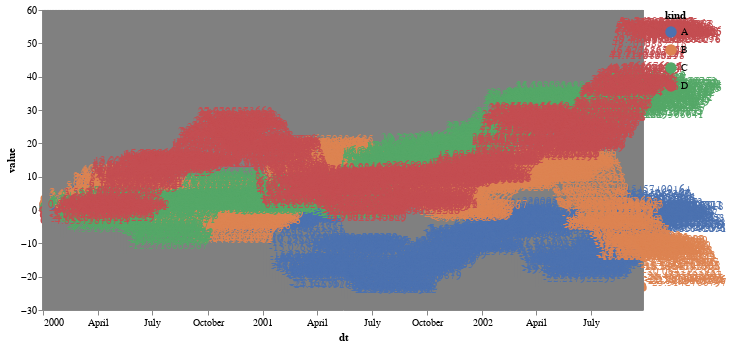

Notebook code for this chart:
### Code cell
# Create a selection that chooses the nearest point & selects based on x-value
nearest = altair.selection_point(nearest=True, on='mouseover', fields=['dt'])


c = altair.Chart(ts).mark_line().encode(
    x='dt',
    y='value',
    color=altair.Color('kind', scale=altair.Scale(range=cp.as_hex()))
)

# Transparent selectors across the chart. This is what tells us
# the x-value of the cursor
selectors = altair.Chart(ts).mark_point().encode(
    x='dt',
    opacity=altair.value(0),
).add_params(
    nearest
)

# Draw points on the line, and highlight based on selection
points = c.mark_point().encode(
    opacity=altair.condition(nearest, altair.value(1), altair.value(0))
)

# Draw text labels near the points, and highlight based on selection
text = c.mark_text(align='left', dx=5, dy=-5).encode(
    text=altair.condition(nearest, 'value', altair.value(' '))
)

# Draw a rule at the location of the selection
rules = altair.Chart(ts).mark_rule(color='gray').encode(
    x='dt',
).transform_filter(
    nearest
)

# Put the five layers into a chart and bind the data
altair.layer(
    c, selectors, points, rules, text
).properties(
    width=600, height=300
)

### Figure 1 — Vega-Lite specification as saved in the notebook (floating-point values rounded to 4 significant figures; data arrays with more than 128 entries replaced by an {"elided": "..."} marker saying what was removed)
{"config": {"view": {"continuousWidth": 300, "continuousHeight": 300}}, "layer": [{"mark": {"type": "line"}, "encoding": {"color": {"field": "kind", "scale": {"range": ["#4c72b0", "#dd8452", "#55a868", "#c44e52", "#8172b3", "#937860", "#da8bc3", "#8c8c8c", "#ccb974", "#64b5cd"]}, "type": "nominal"}, "x": {"field": "dt", "type": "temporal"}, "y": {"field": "value", "type": "quantitative"}}}, {"mark": {"type": "point"}, "encoding": {"opacity": {"value": 0}, "x": {"field": "dt", "type": "temporal"}}, "name": "view_1"}, {"mark": {"type": "point"}, "encoding": {"color": {"field": "kind", "scale": {"range": ["#4c72b0", "#dd8452", "#55a868", "#c44e52", "#8172b3", "#937860", "#da8bc3", "#8c8c8c", "#ccb974", "#64b5cd"]}, "type": "nominal"}, "opacity": {"condition": {"param": "param_3", "value": 1}, "value": 0}, "x": {"field": "dt", "type": "temporal"}, "y": {"field": "value", "type": "quantitative"}}}, {"mark": {"type": "rule", "color": "gray"}, "encoding": {"x": {"field": "dt", "type": "temporal"}}, "transform": [{"filter": {"param": "param_3"}}]}, {"mark": {"type": "text", "align": "left", "dx": 5, "dy": -5}, "encoding": {"color": {"field": "kind", "scale": {"range": ["#4c72b0", "#dd8452", "#55a868", "#c44e52", "#8172b3", "#937860", "#da8bc3", "#8c8c8c", "#ccb974", "#64b5cd"]}, "type": "nominal"}, "text": {"condition": {"param": "param_3", "field": "value"}, "value": " "}, "x": {"field": "dt", "type": "temporal"}, "y": {"field": "value", "type": "quantitative"}}}], "data": {"name": "data-1e2cc2a56463bb50f0454adc0224f9e4"}, "height": 300, "params": [{"name": "param_3", "select": {"type": "point", "fields": ["dt"], "nearest": true, "on": "mouseover"}, "views": ["view_1"]}], "width": 600, "$schema": "https://vega.github.io/schema/vega-lite/v5.16.3.json", "datasets": {"data-1e2cc2a56463bb50f0454adc0224f9e4": {"elided": "4000 records"}}}
